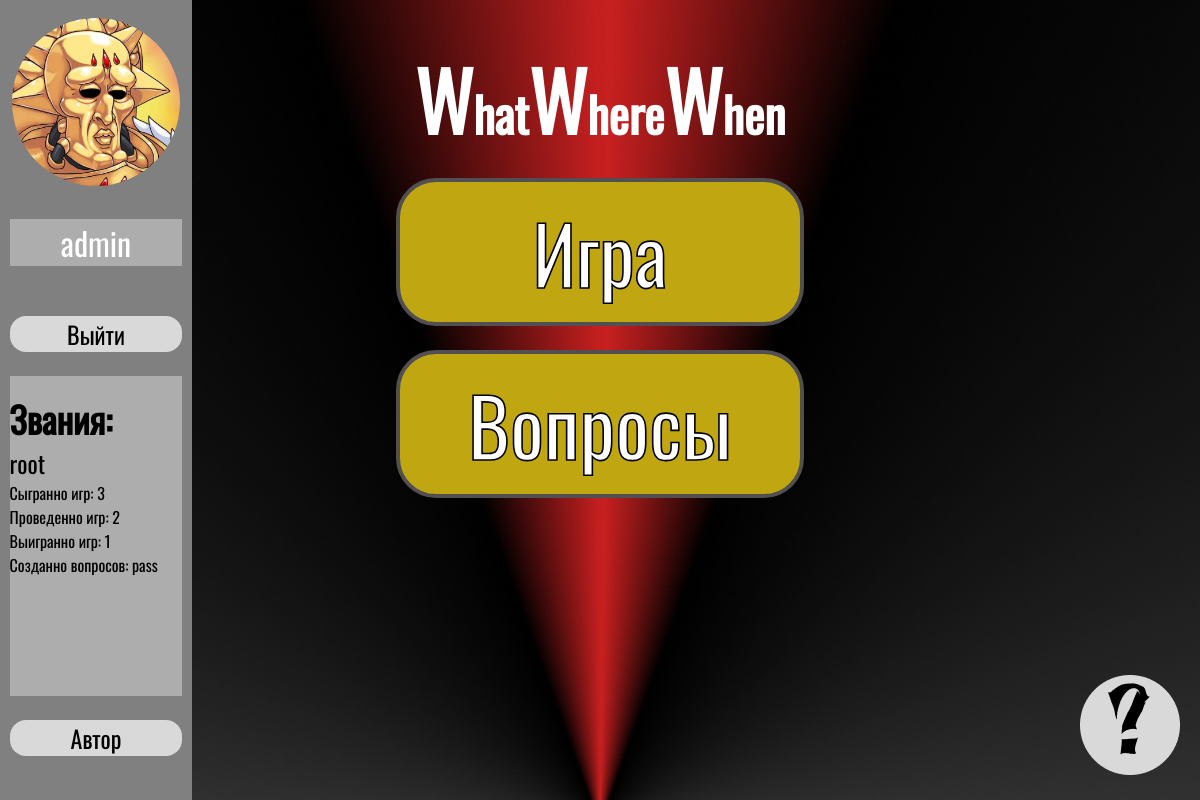
/ (signed in), run on an earlier commit of the app's database.
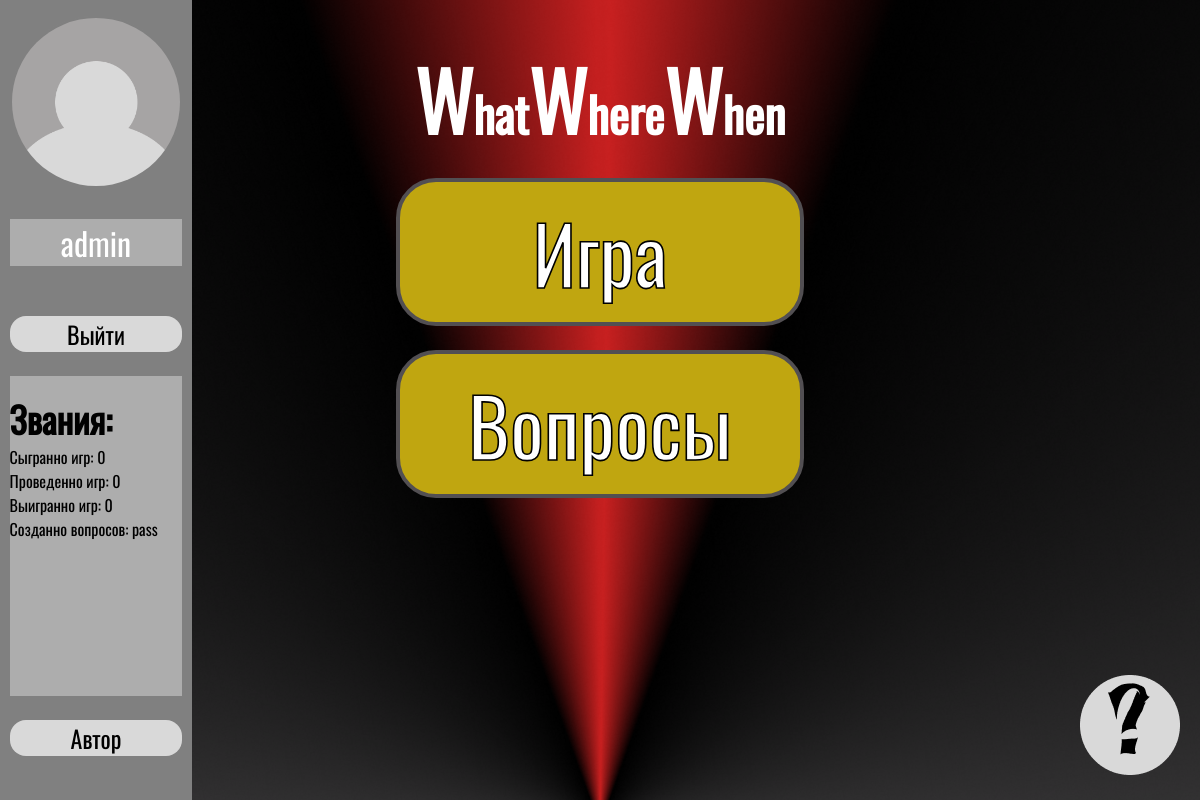
And on a later commit of the database.
### registration/models.py (models this page shows, shortened)
class Users(AbstractBaseUser, PermissionsMixin):
    ID = models.BigAutoField(primary_key=True)
    login = models.CharField(max_length=20)
    email = models.EmailField(max_length=150, unique=True)
    picture = models.ImageField(upload_to='IMG/Users', blank=True, null=True)
    played_games = models.BigIntegerField(default=0)
    leader_games = models.BigIntegerField(default=0)
    win_games = models.BigIntegerField(default=0)
    is_active = models.BooleanField(default=True)
    last_activity = models.DateTimeField(default=timezone.now)
    is_root = models.BooleanField(default=False)
    is_moder = models.BooleanField(default=False)
    is_admin = models.BooleanField(default=False)
    is_staff = models.BooleanField(default=False)
    objects = CustomUserManager()
    USERNAME_FIELD = 'email'
    REQUIRED_FIELDS = []
    class Meta:
        verbose_name = 'Пользователь'
        verbose_name_plural = 'Пользователи'

class Users_and_Titles(models.Model):
    id = models.BigAutoField(primary_key=True)
    users = models.ForeignKey(Users, on_delete=models.CASCADE, related_name='Users')
    titles = models.ForeignKey(Titles, on_delete=models.CASCADE, related_name='Titles')
    created_at = models.DateTimeField(auto_now_add=True)
    class Meta:
        verbose_name = 'Связь'
        verbose_name_plural = 'Связи'

class Titles(models.Model):
    id = models.BigAutoField( primary_key=True)
    titles_name = models.CharField( max_length=20, unique=True)
    titles_description = models.TextField()
    class Meta:
        verbose_name = 'Звание'
        verbose_name_plural = 'Звания'

### registration/views.py (the view)
# urls.py: path('', views.menu, name="Menu"),
def menu(request):
    titles = Titles.objects.all()
    users_and_titles = Users_and_Titles.objects.select_related('users', 'titles').all()
    context = {
        'titles': titles,
        'users_and_titles': users_and_titles,
        'user_active': get_active_users(),
        'user_count': Users.objects.count(),
    }
    return render(request, "registration/main_page.html", context)

### registration/def_help.py (called while the page is built)
def get_active_users():
    time_threshold = timezone.now() - timedelta(minutes=5)
    return Users.objects.filter(last_activity__gte=time_threshold).count()

### registration/templates/registration/main_page.html (shortened to what this page needs)
{% load static %}
<!DOCTYPE html>
<html lang="ru">
<head>
    <link rel="stylesheet" href="{% static 'registration/css/main.css' %}">
</head>
<body>
    <div id="profile">
        {% if request.user.is_authenticated %}
            {% if user.picture %}
                <div class="profile_photo_box" id="image"><a style="text-decoration: none; color: inherit; color: inherit;" href="{% url 'Change' %}"><img class="profile_photo change" id="IMG" alt="Фото профиля" src="{{ user.picture.url }}"></a></div>
            {% else %}
                <div class="profile_photo_box" id="image"><a style="text-decoration: none; color: inherit; color: inherit;" href="{% url 'Change' %}"><img class="profile_photo change" id="IMG" alt="Фото профиля" src="{% static 'registration/img/Avatar.png' %}"></a></div>
            {% endif %}
               <div id="nick_name" class="change dynamic-text"><a style="text-decoration: none; color: inherit; color: inherit;" href="{% url 'Change' %}">{{user.login}}</a></div>
            <div id="exit" class="profile_button"><a style="text-decoration: none; color: inherit; color: inherit;" href="{% url 'Log_Out' %}">Выйти</a></div>
            <div id="Rank_scroll" >
                <ul class="achievements_list" style="list-style: none; padding-left:0;">
                    <div id="achievement_name"><b>Звания:</b></div>
                    {% for user_title in users_and_titles %}
                        {% if user.login == user_title.users.login %}
                        <li class="achievement" data-titleTime='{{ user_title.created_at|date:"d-m-Y H:i" }}' data-title="{{ user_title.titles.titles_description }}">{{ user_title.titles.titles_name }}</li>
                        {% endif %}
                    {% endfor %}
                    <li class="line_scroll" id="played_games">Сыгранно игр: {{user.played_games}}</li>
                    <li class="line_scroll" id="leader_games">Проведенно игр: {{user.leader_games}}</li>
                    <li class="line_scroll" id="win_games">Выигранно игр: {{user.win_games}}</li>
                    <li class="line_scroll" id="questions_create">Созданно вопросов: pass</li>
                </ul>
            </div>
            <div id="author" class="profile_button"><a style="text-decoration: none; color: inherit; color: inherit;" href="#">Автор</a></div>
        {% endif %}
    </div>
    <div class="container">
        <h2 id="name"><b class="W">W</b>hat<b class="W">W</b>here<b class="W">W</b>hen</h2>
        <div id="button">
            <div id="game" class="main_button" ><a style="text-decoration: none; color: inherit; color: inherit;" href="{% url 'Game_Room' %}">Игра</a></div>
            <div id="questions" class="main_button"><a style="text-decoration: none; color: inherit; color: inherit;" href="{% url 'Question_Room' %}">Вопросы</a></div>
        </div>
    </div>
    <div id="hint"><a href="{% url 'Hint' %}"><img  alt="?" src="{% static 'registration/img/hint.png' %}"></a></div>
</body>
</html>

### registration/static/registration/css/main.css (style rules this page uses)
body { font-family: 'Oswald', sans-serif; padding: 0; margin: 0; height: 100vh; background-image: url('../img/background.png'); background-size: cover; background-position: center; background-repeat: no-repeat; }
.container { height: 100%; width: 100vw; display: flex; flex-direction: column; align-items: center; height: 100%; }
#name { width: 100vw; text-align: center; font-family: 'Oswald', sans-serif; color: white; font-size: 6vh; margin-bottom: 20px; }
.W { font-size: 10vh; }
#button { color: white; display: flex; flex-direction: column; }
.main_button { font-family: 'Oswald', sans-serif; font-size: 10vh; -webkit-text-stroke: 0.2vh black; margin-bottom: 3vh; border: 0.6vh solid #524F52; background-color: #C0A610; text-align: center; border-radius: 5vh; cursor: pointer; display: flex; justify-content: center; align-items: center; user-select: none; width: 33vw; height: 11.5vw; min-width: 400px; min-height: 140px; transition: .5s; }
#profile { display: flex; justify-content: flex-start; align-items: center; flex-direction: column; position: absolute; height: 100vh; width: 16vw; background-color: gray; overflow: hidden; }
.profile_photo_box { margin-top: 2vh; width: 90%; height: auto; display: flex; justify-content: center; align-items: center; }
.profile_photo { width: 14vw; height: 14vw; object-fit: cover; border-radius: 50%; }
#nick_name { font-family: 'Oswald', sans-serif; background-color: rgba(217, 217, 217, 0.5); color: white; margin-top: 3vh; width: 90%; text-align: center; height: auto; font-size: 4vh; margin-bottom: 3vh; }
.profile_button { margin-top: 3vh; background-color: rgba(217, 217, 217, 1); cursor: pointer; width: 90%; height: 3vw; border-radius: 2vh; text-align: center; font-size: 2vw; transition: .5s; }
#Rank_scroll { margin-top: 3vh; overflow-y: auto; overflow-x: hidden; width: 90%; height: 40%; background-color: rgba(217, 217, 217, 0.5); }
#hint { position: fixed; bottom: 20px; right: 20px; z-index: 1000; cursor: pointer; }
.change { border: 2px solid gray; cursor: pointer; }
#achievement_name { font-size: 3vw; }

What changed in the data, as far as the page shows it:
removed Users_and_Titles: titles.titles_name "root"
changed Users "admin": played_games "3" → "0"; leader_games "2" → "0"; win_games "1" → "0"; picture: picture removed
